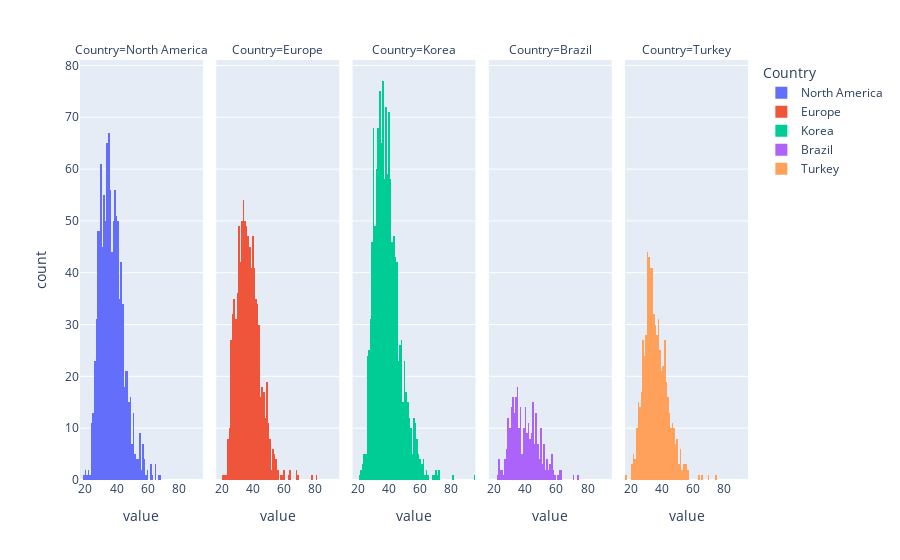

Write notebook code for a chart like this one.
### Code cell
px.histogram(df_length, x=['gamelength'],facet_col="Country", color = "Country")

### Figure 1 — Plotly figure (JSON) as saved in the notebook; plotly's stock layout.template omitted (floating-point values rounded to 4 significant figures; data arrays with more than 128 entries replaced by an {"elided": "..."} marker saying what was removed)
{"data": [{"alignmentgroup": "True", "bingroup": "x", "hovertemplate": "Country=North America<br>value=%{x}<br>count=%{y}<extra></extra>", "legendgroup": "North America", "marker": {"color": "#636efa", "pattern": {"shape": ""}}, "name": "North America", "offsetgroup": "North America", "orientation": "v", "showlegend": true, "type": "histogram", "x": {"elided": "1100 int values"}, "xaxis": "x", "yaxis": "y"}, {"alignmentgroup": "True", "bingroup": "x", "hovertemplate": "Country=Europe<br>value=%{x}<br>count=%{y}<extra></extra>", "legendgroup": "Europe", "marker": {"color": "#EF553B", "pattern": {"shape": ""}}, "name": "Europe", "offsetgroup": "Europe", "orientation": "v", "showlegend": true, "type": "histogram", "x": {"elided": "928 int values"}, "xaxis": "x2", "yaxis": "y2"}, {"alignmentgroup": "True", "bingroup": "x", "hovertemplate": "Country=Korea<br>value=%{x}<br>count=%{y}<extra></extra>", "legendgroup": "Korea", "marker": {"color": "#00cc96", "pattern": {"shape": ""}}, "name": "Korea", "offsetgroup": "Korea", "orientation": "v", "showlegend": true, "type": "histogram", "x": {"elided": "1333 int values"}, "xaxis": "x3", "yaxis": "y3"}, {"alignmentgroup": "True", "bingroup": "x", "hovertemplate": "Country=Brazil<br>value=%{x}<br>count=%{y}<extra></extra>", "legendgroup": "Brazil", "marker": {"color": "#ab63fa", "pattern": {"shape": ""}}, "name": "Brazil", "offsetgroup": "Brazil", "orientation": "v", "showlegend": true, "type": "histogram", "x": {"elided": "301 int values"}, "xaxis": "x4", "yaxis": "y4"}, {"alignmentgroup": "True", "bingroup": "x", "hovertemplate": "Country=Turkey<br>value=%{x}<br>count=%{y}<extra></extra>", "legendgroup": "Turkey", "marker": {"color": "#FFA15A", "pattern": {"shape": ""}}, "name": "Turkey", "offsetgroup": "Turkey", "orientation": "v", "showlegend": true, "type": "histogram", "x": {"elided": "653 int values"}, "xaxis": "x5", "yaxis": "y5"}], "layout": {"annotations": [{"font": {}, "showarrow": false, "text": "Country=North America", "x": 0.092, "xanchor": "center", "xref": "paper", "y": 1, "yanchor": "bottom", "yref": "paper"}, {"font": {}, "showarrow": false, "text": "Country=Europe", "x": 0.296, "xanchor": "center", "xref": "paper", "y": 1, "yanchor": "bottom", "yref": "paper"}, {"font": {}, "showarrow": false, "text": "Country=Korea", "x": 0.5, "xanchor": "center", "xref": "paper", "y": 1, "yanchor": "bottom", "yref": "paper"}, {"font": {}, "showarrow": false, "text": "Country=Brazil", "x": 0.704, "xanchor": "center", "xref": "paper", "y": 1, "yanchor": "bottom", "yref": "paper"}, {"font": {}, "showarrow": false, "text": "Country=Turkey", "x": 0.908, "xanchor": "center", "xref": "paper", "y": 1, "yanchor": "bottom", "yref": "paper"}], "barmode": "relative", "legend": {"title": {"text": "Country"}, "tracegroupgap": 0}, "margin": {"t": 60}, "xaxis": {"anchor": "y", "domain": [0, 0.184], "title": {"text": "value"}}, "xaxis2": {"anchor": "y2", "domain": [0.204, 0.388], "matches": "x", "title": {"text": "value"}}, "xaxis3": {"anchor": "y3", "domain": [0.408, 0.592], "matches": "x", "title": {"text": "value"}}, "xaxis4": {"anchor": "y4", "domain": [0.612, 0.796], "matches": "x", "title": {"text": "value"}}, "xaxis5": {"anchor": "y5", "domain": [0.816, 1], "matches": "x", "title": {"text": "value"}}, "yaxis": {"anchor": "x", "domain": [0, 1], "title": {"text": "count"}}, "yaxis2": {"anchor": "x2", "domain": [0, 1], "matches": "y", "showticklabels": false}, "yaxis3": {"anchor": "x3", "domain": [0, 1], "matches": "y", "showticklabels": false}, "yaxis4": {"anchor": "x4", "domain": [0, 1], "matches": "y", "showticklabels": false}, "yaxis5": {"anchor": "x5", "domain": [0, 1], "matches": "y", "showticklabels": false}}}
